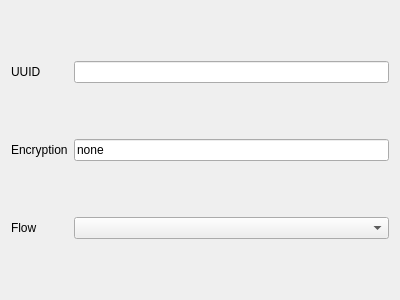
<?xml version="1.0" encoding="UTF-8"?>
<ui version="4.0">
 <class>EditXrayVless</class>
 <widget class="QWidget" name="EditXrayVless">
  <property name="geometry">
   <rect>
    <x>0</x>
    <y>0</y>
    <width>400</width>
    <height>300</height>
   </rect>
  </property>
  <property name="windowTitle">
   <string notr="true">Form</string>
  </property>
  <layout class="QGridLayout" name="gridLayout">
   <item row="0" column="0">
    <widget class="QLabel" name="label">
     <property name="text">
      <string>UUID</string>
     </property>
     <property name="buddy">
      <cstring>xray_uuid</cstring>
     </property>
    </widget>
   </item>
   <item row="0" column="1">
    <widget class="QLineEdit" name="xray_uuid"/>
   </item>
   <item row="1" column="0">
    <widget class="QLabel" name="label_2">
     <property name="text">
      <string>Encryption</string>
     </property>
     <property name="buddy">
      <cstring>xray_enc</cstring>
     </property>
    </widget>
   </item>
   <item row="1" column="1">
    <widget class="QLineEdit" name="xray_enc">
     <property name="text">
      <string>none</string>
     </property>
    </widget>
   </item>
   <item row="2" column="0">
    <widget class="QLabel" name="label_3">
     <property name="text">
      <string>Flow</string>
     </property>
     <property name="buddy">
      <cstring>xray_flow</cstring>
     </property>
    </widget>
   </item>
   <item row="2" column="1">
    <widget class="QComboBox" name="xray_flow"/>
   </item>
  </layout>
 </widget>
 <resources/>
 <connections/>
</ui>
